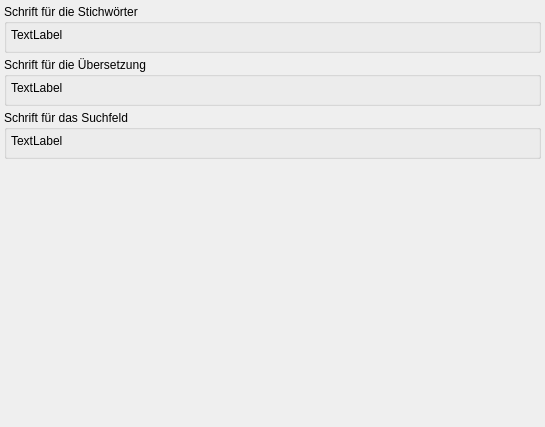
<ui version="4.0" >
 <class>ConfigDglFontClass</class>
 <widget class="QWidget" name="ConfigDglFontClass" >
  <property name="geometry" >
   <rect>
    <x>0</x>
    <y>0</y>
    <width>545</width>
    <height>427</height>
   </rect>
  </property>
  <property name="windowTitle" >
   <string>Form</string>
  </property>
  <layout class="QVBoxLayout" >
   <property name="spacing" >
    <number>4</number>
   </property>
   <property name="leftMargin" >
    <number>4</number>
   </property>
   <property name="topMargin" >
    <number>4</number>
   </property>
   <property name="rightMargin" >
    <number>4</number>
   </property>
   <property name="bottomMargin" >
    <number>4</number>
   </property>
   <item>
    <widget class="QGroupBox" name="groupBox_3" >
     <property name="title" >
      <string>Schrift für die Stichwörter</string>
     </property>
     <layout class="QHBoxLayout" >
      <property name="spacing" >
       <number>4</number>
      </property>
      <property name="leftMargin" >
       <number>4</number>
      </property>
      <property name="topMargin" >
       <number>0</number>
      </property>
      <property name="rightMargin" >
       <number>4</number>
      </property>
      <property name="bottomMargin" >
       <number>4</number>
      </property>
      <item>
       <widget class="QLabel" name="prLemmata" >
        <property name="sizePolicy" >
         <sizepolicy vsizetype="Preferred" hsizetype="Expanding" >
          <horstretch>0</horstretch>
          <verstretch>0</verstretch>
         </sizepolicy>
        </property>
        <property name="text" >
         <string>TextLabel</string>
        </property>
       </widget>
      </item>
      <item>
       <widget class="QPushButton" name="pbLemmata" >
        <property name="maximumSize" >
         <size>
          <width>32</width>
          <height>32</height>
         </size>
        </property>
        <property name="iconSize" >
         <size>
          <width>32</width>
          <height>32</height>
         </size>
        </property>
        <property name="flat" >
         <bool>true</bool>
        </property>
       </widget>
      </item>
     </layout>
    </widget>
   </item>
   <item>
    <widget class="QGroupBox" name="groupBox_4" >
     <property name="title" >
      <string>Schrift für die Übersetzung</string>
     </property>
     <layout class="QHBoxLayout" >
      <property name="spacing" >
       <number>4</number>
      </property>
      <property name="leftMargin" >
       <number>4</number>
      </property>
      <property name="topMargin" >
       <number>0</number>
      </property>
      <property name="rightMargin" >
       <number>4</number>
      </property>
      <property name="bottomMargin" >
       <number>4</number>
      </property>
      <item>
       <widget class="QLabel" name="prTranslation" >
        <property name="sizePolicy" >
         <sizepolicy vsizetype="Preferred" hsizetype="Expanding" >
          <horstretch>0</horstretch>
          <verstretch>0</verstretch>
         </sizepolicy>
        </property>
        <property name="text" >
         <string>TextLabel</string>
        </property>
       </widget>
      </item>
      <item>
       <widget class="QPushButton" name="pbTranslation" >
        <property name="maximumSize" >
         <size>
          <width>32</width>
          <height>32</height>
         </size>
        </property>
        <property name="iconSize" >
         <size>
          <width>32</width>
          <height>32</height>
         </size>
        </property>
        <property name="flat" >
         <bool>true</bool>
        </property>
       </widget>
      </item>
     </layout>
    </widget>
   </item>
   <item>
    <widget class="QGroupBox" name="groupBox_5" >
     <property name="title" >
      <string>Schrift für das Suchfeld</string>
     </property>
     <layout class="QHBoxLayout" >
      <property name="spacing" >
       <number>4</number>
      </property>
      <property name="leftMargin" >
       <number>4</number>
      </property>
      <property name="topMargin" >
       <number>0</number>
      </property>
      <property name="rightMargin" >
       <number>4</number>
      </property>
      <property name="bottomMargin" >
       <number>4</number>
      </property>
      <item>
       <widget class="QLabel" name="prSearch" >
        <property name="sizePolicy" >
         <sizepolicy vsizetype="Preferred" hsizetype="Expanding" >
          <horstretch>0</horstretch>
          <verstretch>0</verstretch>
         </sizepolicy>
        </property>
        <property name="text" >
         <string>TextLabel</string>
        </property>
       </widget>
      </item>
      <item>
       <widget class="QPushButton" name="pbSearch" >
        <property name="maximumSize" >
         <size>
          <width>32</width>
          <height>32</height>
         </size>
        </property>
        <property name="iconSize" >
         <size>
          <width>32</width>
          <height>32</height>
         </size>
        </property>
        <property name="flat" >
         <bool>true</bool>
        </property>
       </widget>
      </item>
     </layout>
    </widget>
   </item>
   <item>
    <spacer>
     <property name="orientation" >
      <enum>Qt::Vertical</enum>
     </property>
     <property name="sizeHint" >
      <size>
       <width>20</width>
       <height>40</height>
      </size>
     </property>
    </spacer>
   </item>
  </layout>
 </widget>
 <resources/>
 <connections/>
</ui>
